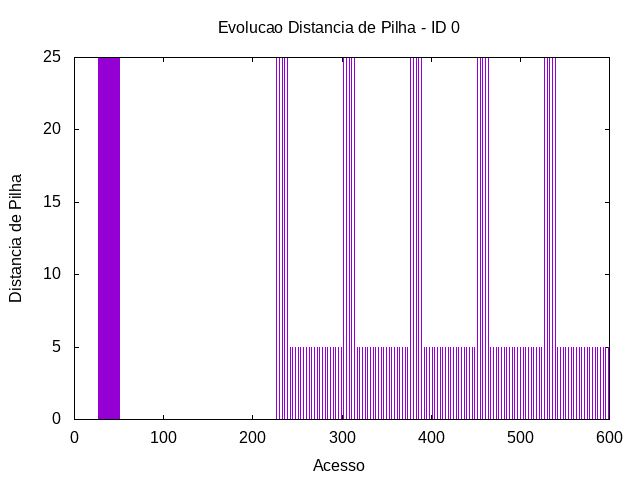

This figure's gnuplot source:
set term png
set output "../out/mult-distp-0.png"
set title "Evolucao Distancia de Pilha - ID 0"
set xlabel "Acesso"
set ylabel "Distancia de Pilha"
plot "../out/mult-acesso-2-0.gpdat" u 2:5 w impulses t ""
